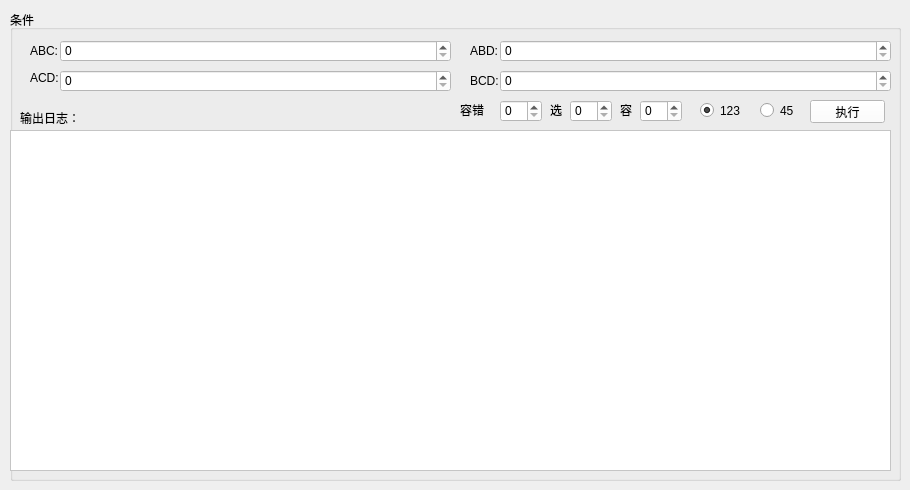
    <widget class="QWidget" name="tab_4">
     <attribute name="title">
      <string>第三步</string>
     </attribute>
     <widget class="QGroupBox" name="groupBox_4">
      <property name="geometry">
       <rect>
        <x>10</x>
        <y>10</y>
        <width>891</width>
        <height>471</height>
       </rect>
      </property>
      <property name="title">
       <string>条件</string>
      </property>
      <widget class="QLabel" name="label_19">
       <property name="geometry">
        <rect>
         <x>20</x>
         <y>30</y>
         <width>31</width>
         <height>21</height>
        </rect>
       </property>
       <property name="text">
        <string>ABC:</string>
       </property>
      </widget>
      <widget class="QLabel" name="label_20">
       <property name="geometry">
        <rect>
         <x>460</x>
         <y>30</y>
         <width>31</width>
         <height>21</height>
        </rect>
       </property>
       <property name="text">
        <string>ABD:</string>
       </property>
      </widget>
      <widget class="QLabel" name="label_21">
       <property name="geometry">
        <rect>
         <x>20</x>
         <y>60</y>
         <width>31</width>
         <height>16</height>
        </rect>
       </property>
       <property name="text">
        <string>ACD:</string>
       </property>
      </widget>
      <widget class="QLabel" name="label_22">
       <property name="geometry">
        <rect>
         <x>460</x>
         <y>60</y>
         <width>31</width>
         <height>21</height>
        </rect>
       </property>
       <property name="text">
        <string>BCD:</string>
       </property>
      </widget>
      <widget class="QSpinBox" name="t4_abc_sb">
       <property name="geometry">
        <rect>
         <x>50</x>
         <y>30</y>
         <width>391</width>
         <height>22</height>
        </rect>
       </property>
       <property name="styleSheet">
        <string notr="true">background-color: rgb(255, 255, 255);</string>
       </property>
      </widget>
      <widget class="QSpinBox" name="t4_abd_sb">
       <property name="geometry">
        <rect>
         <x>490</x>
         <y>30</y>
         <width>391</width>
         <height>22</height>
        </rect>
       </property>
       <property name="styleSheet">
        <string notr="true">background-color: rgb(255, 255, 255);</string>
       </property>
      </widget>
      <widget class="QSpinBox" name="t4_acd_sb">
       <property name="geometry">
        <rect>
         <x>50</x>
         <y>60</y>
         <width>391</width>
         <height>22</height>
        </rect>
       </property>
       <property name="styleSheet">
        <string notr="true">background-color: rgb(255, 255, 255);</string>
       </property>
      </widget>
      <widget class="QSpinBox" name="t4_bcd_sb">
       <property name="geometry">
        <rect>
         <x>490</x>
         <y>60</y>
         <width>391</width>
         <height>22</height>
        </rect>
       </property>
       <property name="styleSheet">
        <string notr="true">background-color: rgb(255, 255, 255);</string>
       </property>
      </widget>
      <widget class="QTextBrowser" name="t4_log_pte">
       <property name="geometry">
        <rect>
         <x>0</x>
         <y>120</y>
         <width>881</width>
         <height>341</height>
        </rect>
       </property>
       <property name="styleSheet">
        <string notr="true">background-color: rgb(255, 255, 255);</string>
       </property>
      </widget>
      <widget class="QSpinBox" name="t4_err_sb">
       <property name="geometry">
        <rect>
         <x>490</x>
         <y>90</y>
         <width>42</width>
         <height>22</height>
        </rect>
       </property>
       <property name="styleSheet">
        <string notr="true">background-color: rgb(255, 255, 255);</string>
       </property>
      </widget>
      <widget class="QLabel" name="label_25">
       <property name="geometry">
        <rect>
         <x>450</x>
         <y>90</y>
         <width>31</width>
         <height>20</height>
        </rect>
       </property>
       <property name="text">
        <string>容错</string>
       </property>
      </widget>
      <widget class="QPushButton" name="t4_execute_btn">
       <property name="geometry">
        <rect>
         <x>800</x>
         <y>90</y>
         <width>75</width>
         <height>23</height>
        </rect>
       </property>
       <property name="styleSheet">
        <string notr="true">background-color: rgb(255, 255, 255);</string>
       </property>
       <property name="text">
        <string>执行</string>
       </property>
      </widget>
      <widget class="QLabel" name="label_14">
       <property name="geometry">
        <rect>
         <x>10</x>
         <y>100</y>
         <width>61</width>
         <height>16</height>
        </rect>
       </property>
       <property name="text">
        <string>输出日志：</string>
       </property>
      </widget>
      <widget class="QRadioButton" name="t4_rb2">
       <property name="geometry">
        <rect>
         <x>750</x>
         <y>90</y>
         <width>51</width>
         <height>21</height>
        </rect>
       </property>
       <property name="text">
        <string>45</string>
       </property>
      </widget>
      <widget class="QLabel" name="label_38">
       <property name="geometry">
        <rect>
         <x>540</x>
         <y>90</y>
         <width>16</width>
         <height>20</height>
        </rect>
       </property>
       <property name="text">
        <string>选</string>
       </property>
      </widget>
      <widget class="QSpinBox" name="t4_xuan_sb">
       <property name="geometry">
        <rect>
         <x>560</x>
         <y>90</y>
         <width>42</width>
         <height>22</height>
        </rect>
       </property>
       <property name="styleSheet">
        <string notr="true">background-color: rgb(255, 255, 255);</string>
       </property>
      </widget>
      <widget class="QLabel" name="label_39">
       <property name="geometry">
        <rect>
         <x>610</x>
         <y>90</y>
         <width>16</width>
         <height>20</height>
        </rect>
       </property>
       <property name="text">
        <string>容</string>
       </property>
      </widget>
      <widget class="QSpinBox" name="t4_r_sb">
       <property name="geometry">
        <rect>
         <x>630</x>
         <y>90</y>
         <width>42</width>
         <height>22</height>
        </rect>
       </property>
       <property name="styleSheet">
        <string notr="true">background-color: rgb(255, 255, 255);</string>
       </property>
      </widget>
      <widget class="QRadioButton" name="t4_rb1">
       <property name="geometry">
        <rect>
         <x>690</x>
         <y>90</y>
         <width>61</width>
         <height>21</height>
        </rect>
       </property>
       <property name="text">
        <string>123</string>
       </property>
       <property name="checked">
        <bool>true</bool>
       </property>
      </widget>
     </widget>
    </widget>
